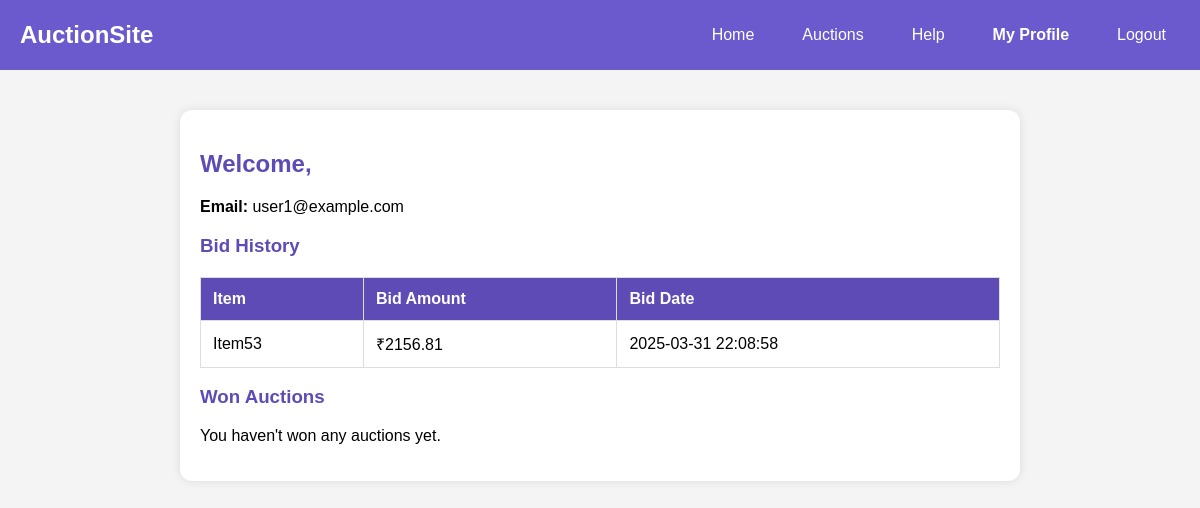
/profile (signed in), run on the app's committed database.
### tables this page shows
CREATE TABLE USERS (
    user_id INTEGER PRIMARY KEY AUTOINCREMENT,
    name TEXT NOT NULL,
    email TEXT UNIQUE NOT NULL,
    password TEXT NOT NULL,
    role TEXT
);

CREATE TABLE BIDS (
    bid_id INTEGER PRIMARY KEY AUTOINCREMENT,
    user_id INTEGER,
    auction_id INTEGER,
    bid_amount REAL,
    bid_time TEXT,
    FOREIGN KEY (user_id) REFERENCES USERS(user_id),
    FOREIGN KEY (auction_id) REFERENCES AUCTIONS(auction_id)
);

CREATE TABLE ITEMS (
    item_id INTEGER PRIMARY KEY AUTOINCREMENT,
    name TEXT NOT NULL,
    description TEXT,
    condition TEXT,
    category_id INTEGER,
    photo_id INTEGER, photo_url TEXT,
    FOREIGN KEY (category_id) REFERENCES CATEGORIES(category_id),
    FOREIGN KEY (photo_id) REFERENCES ITEM_PHOTOS(photo_id)
);

### app.py (the view)
@app.route('/profile', methods=["GET"])
def profile():
    print("SESSION:", session)
    if 'email' not in session or 'user_type' not in session:
        flash("You must be logged in to view your profile.")
        return redirect(url_for('login'))
    conn = get_db()
    conn.row_factory = sqlite3.Row
    cursor = conn.cursor()
    email = session['email']
    user_type = session.get('user_type', 'db')  # Default to 'db' if not set
    if user_type == 'temp':
        cursor.execute("SELECT temp_user_id AS user_id, name, email FROM TEMP_USERS WHERE email = ?", (email,))
    else:
        cursor.execute("SELECT user_id, name, email FROM USERS WHERE email = ?", (email,))
    user = cursor.fetchone()
    if not user:
        flash("User not found.")
        return redirect(url_for('login'))
    user_id = user['user_id']
    cursor.execute("""
        SELECT I.name AS item_name, B.bid_amount, B.bid_time
        FROM BIDS B
        JOIN AUCTIONS A ON B.auction_id = A.auction_id
        JOIN ITEMS I ON A.item_id = I.item_id
        WHERE B.user_id = ?
        ORDER BY B.bid_time DESC
    """, (user_id,))
    bids = cursor.fetchall()
    if session['user_type'] == 'temp':
        cursor.execute("""
            SELECT DISTINCT
                A.auction_id,
                AW.winning_bid,
                CASE
                    WHEN AW.payment_id IS NOT NULL THEN 'Paid'
                    ELSE 'Not Paid'
                END AS payment_status
            FROM AUCTIONS A
            JOIN AUCTION_WINNERS AW ON A.auction_id = A.item_id
            WHERE AW.user_id = ?
        """, (user_id,))
    else:
        cursor.execute("""
        SELECT DISTINCT
            I.name AS item_name,
            AW.winning_bid,
            CASE
                WHEN AW.payment_id IS NOT NULL THEN 'Paid'
                ELSE 'Not Paid'
            END AS payment_status
        FROM AUCTIONS A
        JOIN AUCTION_WINNERS AW ON A.auction_id = A.item_id
        JOIN ITEMS I ON A.item_id = I.item_id
        WHERE AW.user_id = ?
    """, (user_id,))
    won_auctions = cursor.fetchall()
    conn.close()
    return render_template('profile.html', name=user["name"], email=user["email"], bids=bids, won_auctions=won_auctions)

### app.py (called while the page is built)
def get_db():
    conn = sqlite3.connect('auction_platform.db')
    conn.row_factory = sqlite3.Row
    return conn

### templates/profile.html (shortened to what this page needs)
<!DOCTYPE html>
<html>
<head>
</head>
<body>
  <nav>
    <div class="logo">
      <h1>AuctionSite</h1>
    </div>
    <ul class="nav-links">
      <li><a href="/">Home</a></li>
      <li><a href="/auctions" id="auctionsLink">Auctions</a></li>
      <li><a href="/help" id="helpLink">Help</a></li>
      <li><a href="#" class="active">My Profile</a></li>
      <li><a href="{{ url_for('logout') }}">Logout</a></li>
    </ul>
  </nav>
  <div class="container">
    <h2>Welcome,</h2>
    <p><strong>Email:</strong> {{ email }}</p>
    {% if bids %}
    <h3 style="color: #5f4bb6;">Bid History</h3>
    <table>
      <thead>
        <tr>
          <th>Item</th>
          <th>Bid Amount</th>
          <th>Bid Date</th>
        </tr>
      </thead>
      <tbody>
        {% for bid in bids %}
        <tr>
          <td>{{ bid.item_name }}</td>
          <td>₹{{ bid.bid_amount }}</td>
          <td>{{ bid.bid_time }}</td>
        </tr>
        {% endfor %}
      </tbody>
    </table>
    {% else %}
    <p>You haven't placed any bids yet.</p>
    {% endif %}
    <h3 style="color: #5f4bb6;">Won Auctions</h3>
    {% if won_auctions %}
    <table>
      <thead>
        <tr>
          <th>Winning Bid</th>
          <th>Payment Status</th>
          <th>Action</th>
        </tr>
      </thead>
      <tbody>
          {% for auction in won_auctions %}
          <tr>
            <td>₹{{ auction.winning_bid }}</td>
            <td>
              {% if auction.payment_status == 'Paid' %}
                <span style="color: green;">Paid</span>
              {% else %}
                <span style="color: red;">Not Paid</span>
              {% endif %}
            </td>
          <td>
            {% if not auction.is_paid %}
            <form action="/pay/{{ auction.auction_id }}/gateway" method="GET">
              <button type="submit">Pay Now</button>
            </form>
            {% else %}
              <em>N/A</em>
            {% endif %}
          </td>
        </tr>
        {% endfor %}
      </tbody>
    </table>
    {% else %}
    <p>You haven't won any auctions yet.</p>
    {% endif %}
  </div>
</body>
</html>

### templates/profile.html (style rules this page uses)
body { font-family: Arial, sans-serif; background-color: #f4f4f4; margin: 0; padding: 0; }
nav { background-color: #6A5ACD; color: white; padding: 10px 20px; display: flex; justify-content: space-between; align-items: center; }
.logo h1 { margin: 0; font-size: 24px; color: #fff; }
.nav-links { list-style: none; display: flex; gap: 20px; }
.nav-links li a { color: white; text-decoration: none; padding: 8px 14px; }
.nav-links li a.active { font-weight: bold; }
.container { max-width: 800px; margin: 40px auto; padding: 20px; background: white; border-radius: 12px; box-shadow: 0 0 10px rgba(0,0,0,0.1); }
h2 { color: #5f4bb6; }
table { width: 100%; border-collapse: collapse; margin-top: 20px; }
th, td { padding: 12px; border: 1px solid #ddd; text-align: left; }
th { background-color: #5f4bb6; color: white; }

### data on the page
USERS: email "user1@example.com"
BIDS: item_name "Item53", bid_amount "2156.81", bid_time "2025-03-31 22:08:58"
